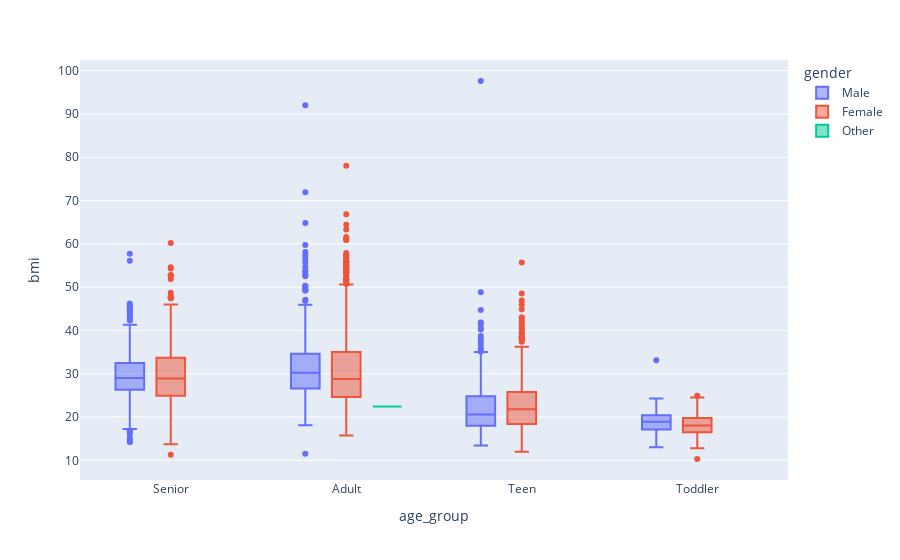

Here is the notebook cell this chart was saved with:
### Code cell
fig = px.box(df, x="age_group", y="bmi",color="gender")
fig.show()   # plotly express

### Figure 1 — Plotly figure (JSON) as saved in the notebook; plotly's stock layout.template omitted (floating-point values rounded to 4 significant figures; data arrays with more than 128 entries replaced by an {"elided": "..."} marker saying what was removed)
{"data": [{"alignmentgroup": "True", "hovertemplate": "gender=Male<br>age_group=%{x}<br>bmi=%{y}<extra></extra>", "legendgroup": "Male", "marker": {"color": "#636efa"}, "name": "Male", "notched": false, "offsetgroup": "Male", "orientation": "v", "showlegend": true, "type": "box", "x": {"elided": "2115 str values"}, "x0": " ", "xaxis": "x", "y": {"elided": "2115 float values"}, "y0": " ", "yaxis": "y"}, {"alignmentgroup": "True", "hovertemplate": "gender=Female<br>age_group=%{x}<br>bmi=%{y}<extra></extra>", "legendgroup": "Female", "marker": {"color": "#EF553B"}, "name": "Female", "notched": false, "offsetgroup": "Female", "orientation": "v", "showlegend": true, "type": "box", "x": {"elided": "2994 str values"}, "x0": " ", "xaxis": "x", "y": {"elided": "2994 float values"}, "y0": " ", "yaxis": "y"}, {"alignmentgroup": "True", "hovertemplate": "gender=Other<br>age_group=%{x}<br>bmi=%{y}<extra></extra>", "legendgroup": "Other", "marker": {"color": "#00cc96"}, "name": "Other", "notched": false, "offsetgroup": "Other", "orientation": "v", "showlegend": true, "type": "box", "x": ["Adult"], "x0": " ", "xaxis": "x", "y": [22.4], "y0": " ", "yaxis": "y"}], "layout": {"autosize": true, "boxmode": "group", "legend": {"title": {"text": "gender"}, "tracegroupgap": 0}, "margin": {"t": 60}, "xaxis": {"anchor": "y", "autorange": true, "domain": [0, 1], "range": [-0.5106, 3.511], "title": {"text": "age_group"}, "type": "category"}, "yaxis": {"anchor": "x", "autorange": true, "domain": [0, 1], "range": [5.45, 102.4], "title": {"text": "bmi"}, "type": "linear"}}}
